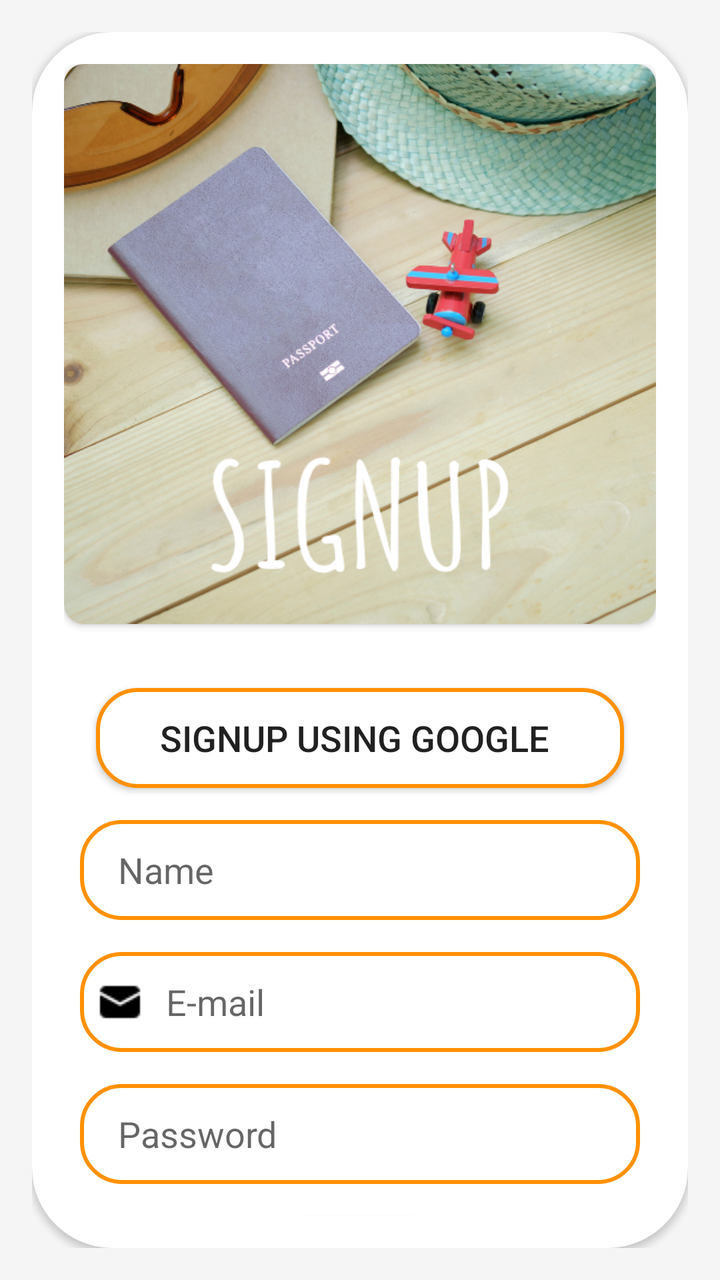
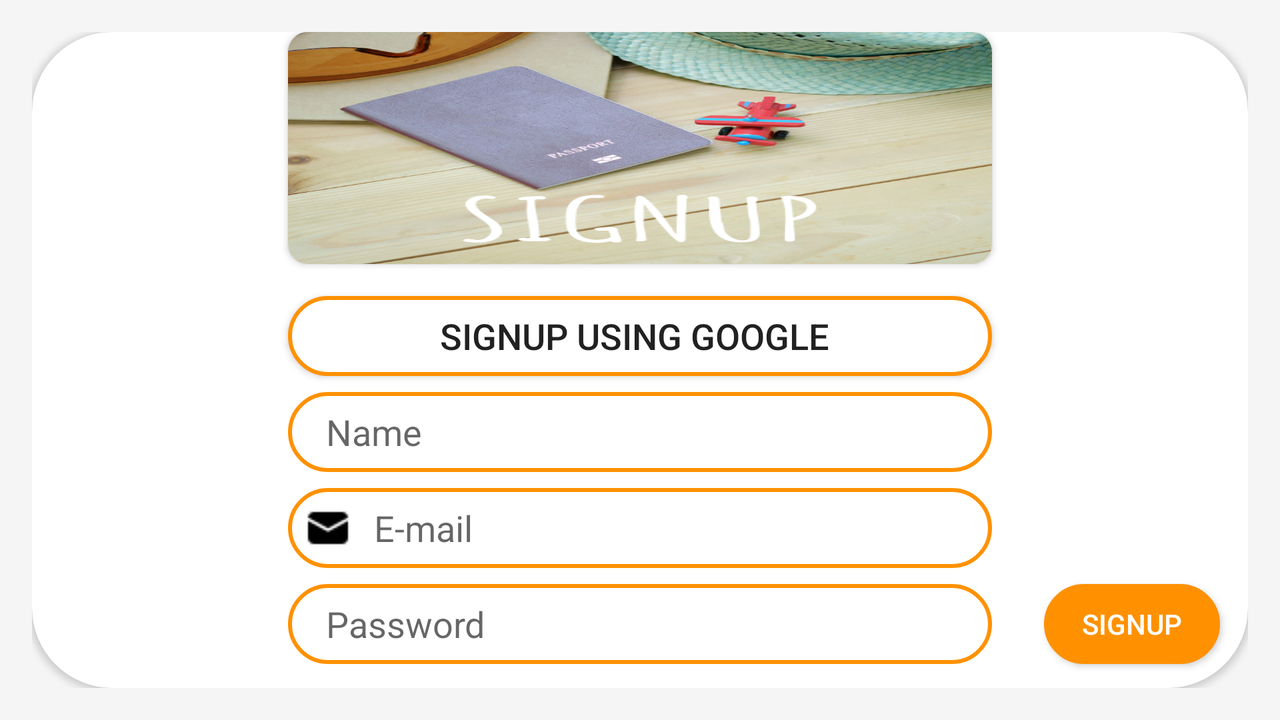

Compare how this app lays out the same screen by default and in its alternative resource folder. The renders come first, then the two layout files and the values they reference.
<!-- AndroidManifest.xml: application theme AppTheme -->
<!-- res/layout/signup_fragment.xml -->
<?xml version="1.0" encoding="utf-8"?>
<androidx.constraintlayout.widget.ConstraintLayout xmlns:android="http://schemas.android.com/apk/res/android"
    xmlns:app="http://schemas.android.com/apk/res-auto"
    xmlns:tools="http://schemas.android.com/tools"
    android:layout_width="match_parent"
    android:layout_height="match_parent"
    android:background="@color/colorCardView"
    android:padding="16dp">

    <androidx.cardview.widget.CardView
        android:layout_width="0dp"
        android:layout_height="0dp"
        app:cardCornerRadius="40dp"
        app:layout_constraintBottom_toBottomOf="parent"
        app:layout_constraintEnd_toEndOf="parent"
        app:layout_constraintStart_toStartOf="parent"
        app:layout_constraintTop_toTopOf="parent">

        <androidx.constraintlayout.widget.ConstraintLayout
            android:layout_width="match_parent"
            android:layout_height="match_parent"
            android:padding="16dp">

            

            <Button
                android:id="@+id/btnSignUpWithGoogle"
                android:layout_width="0dp"
                android:layout_height="50dp"
                android:layout_marginStart="16dp"
                android:layout_marginTop="312dp"
                android:layout_marginEnd="16dp"
                android:background="@drawable/rounded_corners"
                android:drawableStart="@drawable/google"
                android:text="@string/btn_sign_with_goole_text"
                android:textSize="18sp"
                app:layout_constraintEnd_toEndOf="parent"
                app:layout_constraintHorizontal_bias="0.494"
                app:layout_constraintStart_toStartOf="parent"
                app:layout_constraintTop_toTopOf="parent" />

            <EditText
                android:id="@+id/etUserName"
                android:layout_width="0dp"
                android:layout_height="50dp"
                android:layout_marginStart="8dp"
                android:layout_marginTop="16dp"
                android:layout_marginEnd="8dp"
                android:autofillHints=""
                android:background="@drawable/rounded_corners"
                android:drawableStart="@drawable/name"
                android:ems="10"
                android:hint="@string/et_username_hint"
                android:inputType="textPersonName"
                android:padding="8dp"
                app:layout_constraintEnd_toEndOf="parent"
                app:layout_constraintHorizontal_bias="0.52"
                app:layout_constraintStart_toStartOf="parent"
                app:layout_constraintTop_toBottomOf="@+id/btnSignUpWithGoogle" />

            <EditText
                android:id="@+id/etSignupPassword"
                android:layout_width="0dp"
                android:layout_height="50dp"
                android:layout_marginTop="16dp"
                android:autofillHints=""
                android:background="@drawable/rounded_corners"
                android:drawableStart="@drawable/password"
                android:ems="10"
                android:hint="@string/et_password_hint"
                android:inputType="textPassword"
                android:padding="8dp"
                app:layout_constraintEnd_toEndOf="@+id/etUserName"
                app:layout_constraintHorizontal_bias="0.0"
                app:layout_constraintStart_toStartOf="@+id/etUserName"
                app:layout_constraintTop_toBottomOf="@+id/etSignupEmail" />

            <Button
                android:id="@+id/btnSignup"
                android:layout_width="wrap_content"
                android:layout_height="wrap_content"
                android:layout_marginTop="16dp"
                android:background="@drawable/rounded_corners"
                android:backgroundTint="@color/colorButtons"
                android:text="@string/btn_signup_txt"
                android:textColor="@color/colorButtonsText"
                android:textSize="14sp"
                app:layout_constraintEnd_toEndOf="parent"
                app:layout_constraintHorizontal_bias="0.498"
                app:layout_constraintStart_toStartOf="parent"
                app:layout_constraintTop_toBottomOf="@+id/etSignupPassword" />

            <EditText
                android:id="@+id/etSignupEmail"
                android:layout_width="0dp"
                android:layout_height="50dp"
                android:layout_marginTop="16dp"
                android:autofillHints=""
                android:background="@drawable/rounded_corners"
                android:drawableStart="@drawable/email"
                android:ems="10"
                android:hint="@string/et_email_hin"
                android:inputType="textEmailAddress"
                android:padding="8dp"
                app:layout_constraintEnd_toEndOf="@+id/etUserName"
                app:layout_constraintHorizontal_bias="0.0"
                app:layout_constraintStart_toStartOf="@+id/etUserName"
                app:layout_constraintTop_toBottomOf="@+id/etUserName" />

            <androidx.cardview.widget.CardView
                android:layout_width="0dp"
                android:layout_height="0dp"
                android:layout_marginBottom="32dp"
                app:cardCornerRadius="10dp"
                app:layout_constraintBottom_toTopOf="@+id/btnSignUpWithGoogle"
                app:layout_constraintEnd_toEndOf="parent"
                app:layout_constraintStart_toStartOf="parent"
                app:layout_constraintTop_toTopOf="parent">

                <ImageView
                    android:id="@+id/imageView2"
                    android:layout_width="match_parent"
                    android:layout_height="match_parent"
                    android:contentDescription="@string/todo"
                    android:scaleType="fitXY"
                    app:layout_constraintEnd_toEndOf="parent"
                    app:layout_constraintStart_toStartOf="parent"
                    app:layout_constraintTop_toTopOf="parent"
                    app:srcCompat="@drawable/signup_pic" />
            </androidx.cardview.widget.CardView>

        </androidx.constraintlayout.widget.ConstraintLayout>
    </androidx.cardview.widget.CardView>

</androidx.constraintlayout.widget.ConstraintLayout>
<!-- resources referenced by this layout -->
<resources>
  <color name="colorButtons">#ff9100</color>
  <color name="colorButtonsText">#FDFEFF</color>
  <color name="colorCardView">#f5f5f5</color>
  <!-- drawable email: png bitmap (drawable, 328 bytes) -->
  <!-- drawable rounded_corners (drawable) -->
  <?xml version="1.0" encoding="utf-8"?>
  <selector xmlns:android="http://schemas.android.com/apk/res/android">
      <item>
          <shape xmlns:android="http://schemas.android.com/apk/res/android" android:shape="rectangle">
              <solid android:color="@android:color/white" />
              <corners android:radius="20dp" />
              <stroke android:width="2dip" android:color="#ff9100"/>
          </shape>
      </item>
  </selector>
  <!-- drawable signup_pic: png bitmap (drawable, 468073 bytes) -->
  <string name="btn_sign_with_goole_text"> SignUp using Google \t</string>
  <string name="btn_signup_txt">SignUp</string>
  <string name="et_email_hin">\t E-mail</string>
  <string name="et_password_hint">\t Password</string>
  <string name="et_username_hint">\t Name</string>
  <string name="todo">TODO</string>
  <style name="AppTheme" parent="Theme.AppCompat.Light.NoActionBar">
          
          <item name="colorPrimary">@color/colorButtons</item>
          <item name="colorPrimaryDark">@color/colorButtons</item>
          <item name="colorAccent">@color/colorAccent</item>
      </style>
  <color name="colorAccent">#03DAC5</color>
</resources>
<!-- res/layout-land/signup_fragment.xml (the repository's variant of the layout above) -->
<!-- drawn on the phone turned sideways -->
<?xml version="1.0" encoding="utf-8"?>
<androidx.constraintlayout.widget.ConstraintLayout xmlns:android="http://schemas.android.com/apk/res/android"
    xmlns:app="http://schemas.android.com/apk/res-auto"
    xmlns:tools="http://schemas.android.com/tools"
    android:layout_width="match_parent"
    android:layout_height="match_parent"
    android:background="@color/colorCardView"
    android:padding="16dp">

    <androidx.cardview.widget.CardView
        android:layout_width="0dp"
        android:layout_height="0dp"
        app:cardCornerRadius="40dp"
        app:layout_constraintBottom_toBottomOf="parent"
        app:layout_constraintEnd_toEndOf="parent"
        app:layout_constraintStart_toStartOf="parent"
        app:layout_constraintTop_toTopOf="parent">

        <androidx.constraintlayout.widget.ConstraintLayout
            android:layout_width="match_parent"
            android:layout_height="match_parent">

            <Button
                android:id="@+id/btnSiginUpWithGoogle"
                android:layout_width="0dp"
                android:layout_height="40dp"
                android:layout_marginStart="128dp"
                android:layout_marginTop="132dp"
                android:layout_marginEnd="128dp"
                android:background="@drawable/rounded_corners"
                android:drawableStart="@drawable/google"
                android:text="@string/btn_sign_with_goole_text"
                android:textSize="18sp"
                app:layout_constraintEnd_toEndOf="parent"
                app:layout_constraintStart_toStartOf="parent"
                app:layout_constraintTop_toTopOf="parent" />

            <EditText
                android:id="@+id/etUserName"
                android:layout_width="0dp"
                android:layout_height="40dp"
                android:layout_marginStart="128dp"
                android:layout_marginTop="8dp"
                android:layout_marginEnd="128dp"
                android:autofillHints=""
                android:background="@drawable/rounded_corners"
                android:drawableStart="@drawable/name"
                android:ems="10"
                android:hint="@string/et_username_hint"
                android:inputType="textPersonName"
                android:padding="8dp"
                app:layout_constraintEnd_toEndOf="parent"
                app:layout_constraintHorizontal_bias="0.52"
                app:layout_constraintStart_toStartOf="parent"
                app:layout_constraintTop_toBottomOf="@+id/btnSiginUpWithGoogle" />

            <EditText
                android:id="@+id/etSignupPassword"
                android:layout_width="0dp"
                android:layout_height="40dp"
                android:layout_marginTop="8dp"
                android:autofillHints=""
                android:background="@drawable/rounded_corners"
                android:drawableStart="@drawable/password"
                android:ems="10"
                android:hint="@string/et_password_hint"
                android:inputType="textPassword"
                android:padding="8dp"
                app:layout_constraintEnd_toEndOf="@+id/etUserName"
                app:layout_constraintHorizontal_bias="0.0"
                app:layout_constraintStart_toStartOf="@+id/etUserName"
                app:layout_constraintTop_toBottomOf="@+id/etSignupEmail" />

            <Button
                android:id="@+id/btnSignup"
                android:layout_width="wrap_content"
                android:layout_height="40dp"
                android:background="@drawable/rounded_corners"
                android:backgroundTint="@color/colorButtons"
                android:text="@string/btn_signup_txt"
                android:textColor="@color/colorButtonsText"
                android:textSize="14sp"
                app:layout_constraintBottom_toBottomOf="@+id/etSignupPassword"
                app:layout_constraintEnd_toEndOf="parent"
                app:layout_constraintHorizontal_bias="0.973"
                app:layout_constraintStart_toStartOf="parent"
                app:layout_constraintTop_toTopOf="@+id/etSignupPassword" />

            <EditText
                android:id="@+id/etSignupEmail"
                android:layout_width="0dp"
                android:layout_height="40dp"
                android:layout_marginTop="8dp"
                android:autofillHints=""
                android:background="@drawable/rounded_corners"
                android:drawableStart="@drawable/email"
                android:ems="10"
                android:hint="@string/et_email_hin"
                android:inputType="textEmailAddress"
                android:padding="8dp"
                app:layout_constraintEnd_toEndOf="@+id/etUserName"
                app:layout_constraintHorizontal_bias="0.0"
                app:layout_constraintStart_toStartOf="@+id/etUserName"
                app:layout_constraintTop_toBottomOf="@+id/etUserName" />

            <androidx.cardview.widget.CardView
                android:layout_width="0dp"
                android:layout_height="0dp"
                android:layout_marginStart="128dp"
                android:layout_marginEnd="128dp"
                android:layout_marginBottom="16dp"
                app:cardCornerRadius="10dp"
                app:layout_constraintBottom_toTopOf="@+id/btnSiginUpWithGoogle"
                app:layout_constraintEnd_toEndOf="parent"
                app:layout_constraintStart_toStartOf="parent"
                app:layout_constraintTop_toTopOf="parent">

                <ImageView
                    android:id="@+id/imageView2"
                    android:layout_width="match_parent"
                    android:layout_height="match_parent"
                    android:contentDescription="@string/todo"
                    android:scaleType="fitXY"
                    app:layout_constraintEnd_toEndOf="parent"
                    app:layout_constraintStart_toStartOf="parent"
                    app:layout_constraintTop_toTopOf="parent"
                    app:srcCompat="@drawable/signup_pic" />
            </androidx.cardview.widget.CardView>

        </androidx.constraintlayout.widget.ConstraintLayout>
    </androidx.cardview.widget.CardView>

</androidx.constraintlayout.widget.ConstraintLayout>
